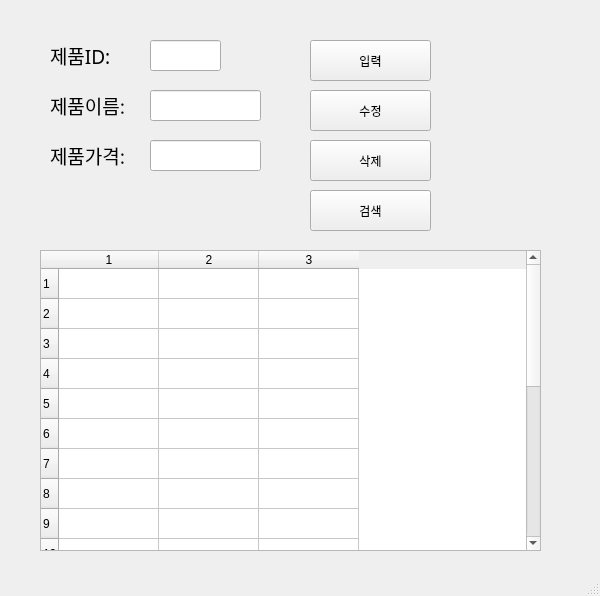
<?xml version="1.0" encoding="UTF-8"?>
<ui version="4.0">
 <class>MainWindow</class>
 <widget class="QMainWindow" name="MainWindow">
  <property name="geometry">
   <rect>
    <x>0</x>
    <y>0</y>
    <width>600</width>
    <height>596</height>
   </rect>
  </property>
  <property name="windowTitle">
   <string>MainWindow</string>
  </property>
  <widget class="QWidget" name="centralwidget">
   <widget class="QLabel" name="label">
    <property name="geometry">
     <rect>
      <x>50</x>
      <y>40</y>
      <width>81</width>
      <height>31</height>
     </rect>
    </property>
    <property name="font">
     <font>
      <family>맑은 고딕</family>
      <pointsize>14</pointsize>
     </font>
    </property>
    <property name="text">
     <string>제품ID:</string>
    </property>
   </widget>
   <widget class="QLabel" name="label_2">
    <property name="geometry">
     <rect>
      <x>50</x>
      <y>90</y>
      <width>101</width>
      <height>31</height>
     </rect>
    </property>
    <property name="font">
     <font>
      <family>맑은 고딕</family>
      <pointsize>14</pointsize>
     </font>
    </property>
    <property name="text">
     <string>제품이름:</string>
    </property>
   </widget>
   <widget class="QLabel" name="label_3">
    <property name="geometry">
     <rect>
      <x>50</x>
      <y>140</y>
      <width>101</width>
      <height>31</height>
     </rect>
    </property>
    <property name="font">
     <font>
      <family>맑은 고딕</family>
      <pointsize>14</pointsize>
     </font>
    </property>
    <property name="text">
     <string>제품가격:</string>
    </property>
   </widget>
   <widget class="QLineEdit" name="prodID">
    <property name="geometry">
     <rect>
      <x>150</x>
      <y>40</y>
      <width>71</width>
      <height>31</height>
     </rect>
    </property>
   </widget>
   <widget class="QLineEdit" name="prodName">
    <property name="geometry">
     <rect>
      <x>150</x>
      <y>90</y>
      <width>111</width>
      <height>31</height>
     </rect>
    </property>
   </widget>
   <widget class="QLineEdit" name="prodPrice">
    <property name="geometry">
     <rect>
      <x>150</x>
      <y>140</y>
      <width>111</width>
      <height>31</height>
     </rect>
    </property>
   </widget>
   <widget class="QPushButton" name="pushButton">
    <property name="geometry">
     <rect>
      <x>310</x>
      <y>40</y>
      <width>121</width>
      <height>41</height>
     </rect>
    </property>
    <property name="text">
     <string>입력</string>
    </property>
   </widget>
   <widget class="QPushButton" name="pushButton_2">
    <property name="geometry">
     <rect>
      <x>310</x>
      <y>90</y>
      <width>121</width>
      <height>41</height>
     </rect>
    </property>
    <property name="text">
     <string>수정</string>
    </property>
   </widget>
   <widget class="QPushButton" name="pushButton_3">
    <property name="geometry">
     <rect>
      <x>310</x>
      <y>140</y>
      <width>121</width>
      <height>41</height>
     </rect>
    </property>
    <property name="text">
     <string>삭제</string>
    </property>
   </widget>
   <widget class="QPushButton" name="pushButton_4">
    <property name="geometry">
     <rect>
      <x>310</x>
      <y>190</y>
      <width>121</width>
      <height>41</height>
     </rect>
    </property>
    <property name="text">
     <string>검색</string>
    </property>
   </widget>
   <widget class="QTableWidget" name="tableWidget">
    <property name="geometry">
     <rect>
      <x>40</x>
      <y>250</y>
      <width>501</width>
      <height>301</height>
     </rect>
    </property>
    <property name="rowCount">
     <number>20</number>
    </property>
    <property name="columnCount">
     <number>3</number>
    </property>
    <row/>
    <row/>
    <row/>
    <row/>
    <row/>
    <row/>
    <row/>
    <row/>
    <row/>
    <row/>
    <row/>
    <row/>
    <row/>
    <row/>
    <row/>
    <row/>
    <row/>
    <row/>
    <row/>
    <row/>
    <column/>
    <column/>
    <column/>
   </widget>
  </widget>
  <widget class="QMenuBar" name="menubar">
   <property name="geometry">
    <rect>
     <x>0</x>
     <y>0</y>
     <width>600</width>
     <height>26</height>
    </rect>
   </property>
  </widget>
  <widget class="QStatusBar" name="statusbar"/>
 </widget>
 <resources/>
 <connections>
  <connection>
   <sender>pushButton</sender>
   <signal>clicked()</signal>
   <receiver>MainWindow</receiver>
   <slot>addProduct()</slot>
   <hints>
    <hint type="sourcelabel">
     <x>394</x>
     <y>72</y>
    </hint>
    <hint type="destinationlabel">
     <x>470</x>
     <y>95</y>
    </hint>
   </hints>
  </connection>
  <connection>
   <sender>pushButton_2</sender>
   <signal>clicked()</signal>
   <receiver>MainWindow</receiver>
   <slot>updateProduct()</slot>
   <hints>
    <hint type="sourcelabel">
     <x>418</x>
     <y>129</y>
    </hint>
    <hint type="destinationlabel">
     <x>470</x>
     <y>136</y>
    </hint>
   </hints>
  </connection>
  <connection>
   <sender>pushButton_3</sender>
   <signal>clicked()</signal>
   <receiver>MainWindow</receiver>
   <slot>removeProduct()</slot>
   <hints>
    <hint type="sourcelabel">
     <x>409</x>
     <y>175</y>
    </hint>
    <hint type="destinationlabel">
     <x>469</x>
     <y>183</y>
    </hint>
   </hints>
  </connection>
  <connection>
   <sender>pushButton_4</sender>
   <signal>clicked()</signal>
   <receiver>MainWindow</receiver>
   <slot>getProduct()</slot>
   <hints>
    <hint type="sourcelabel">
     <x>406</x>
     <y>219</y>
    </hint>
    <hint type="destinationlabel">
     <x>471</x>
     <y>229</y>
    </hint>
   </hints>
  </connection>
 </connections>
 <slots>
  <slot>addProduct()</slot>
  <slot>updateProduct()</slot>
  <slot>removeProduct()</slot>
  <slot>getProduct()</slot>
 </slots>
</ui>
